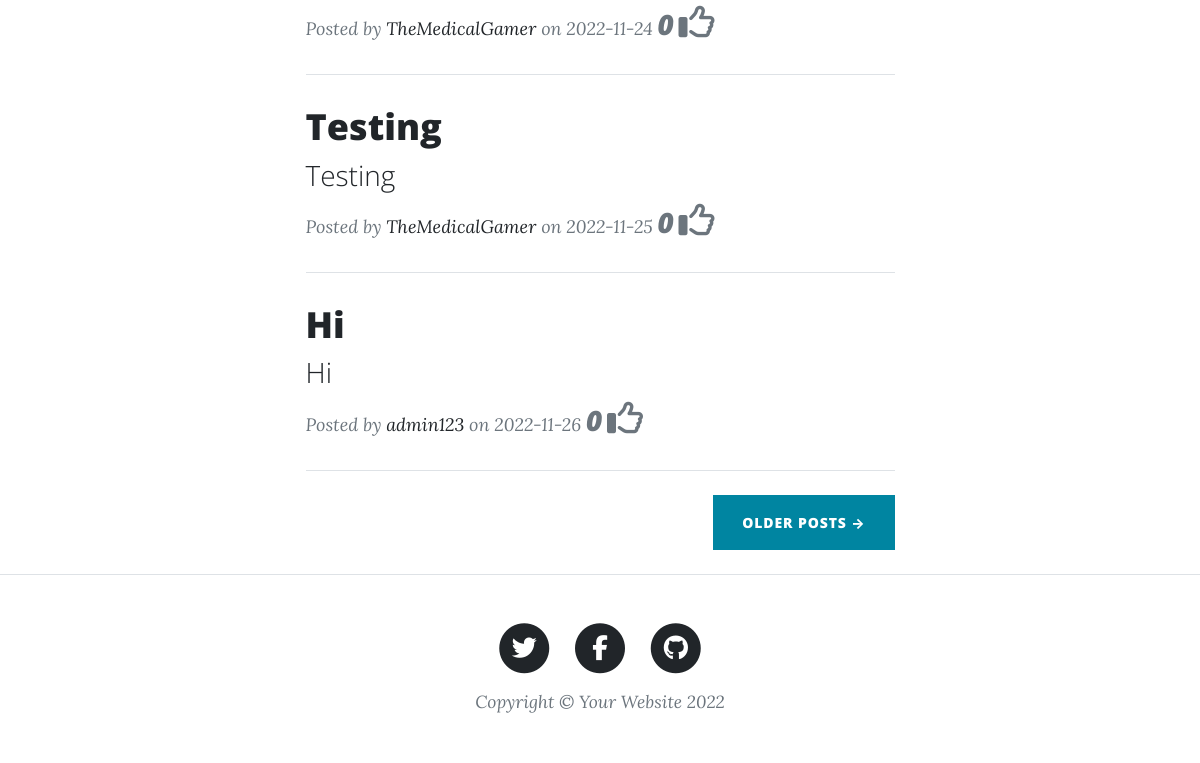
Before: / (lower part) with the older database file.
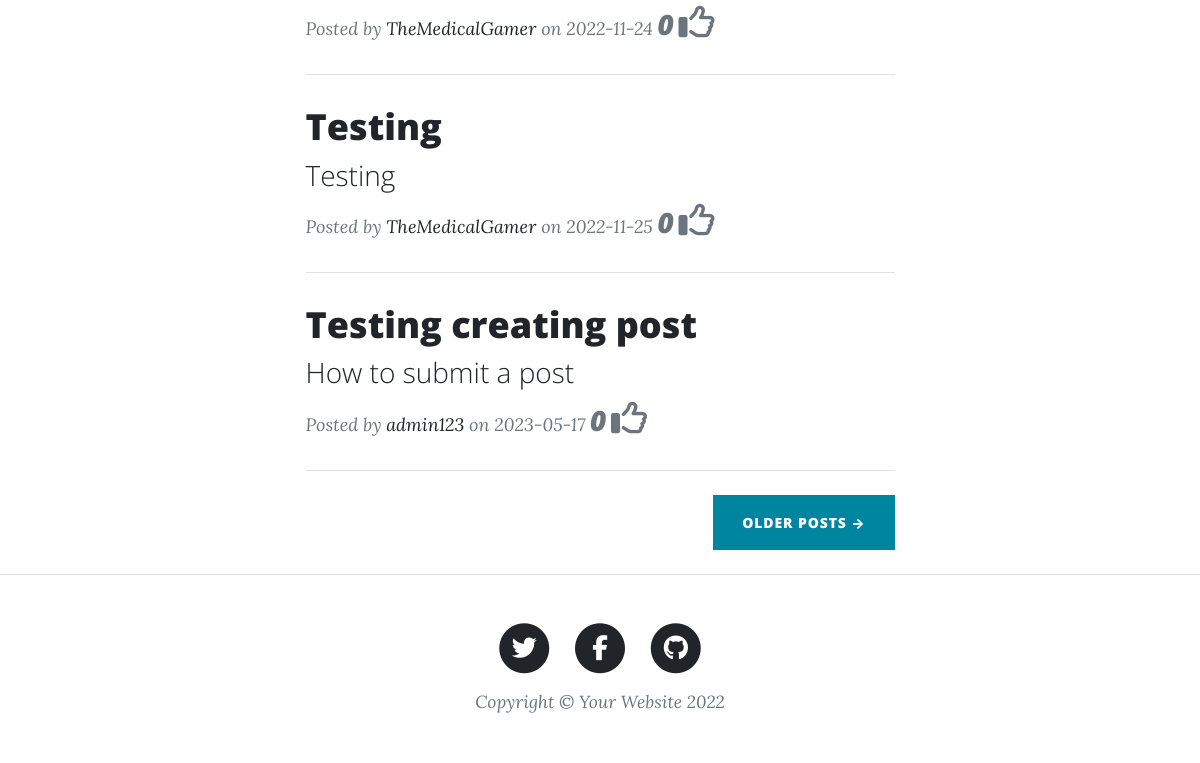
After: the same page with the newer database file.
### BetterBlog/models.py (models this page shows, shortened)
class Post(db.Model):
    id = db.Column(db.Integer, primary_key=True)
    title = db.Column(db.String(250), unique=True, nullable=False)
    subtitle = db.Column(db.String(250), nullable=False)
    date_created = db.Column(db.String(150), default=datetime.today())
    body = db.Column(db.Text, nullable=False)
    author = db.Column(db.Integer, db.ForeignKey('user.id', ondelete="CASCADE"), nullable=False)
    img_url = db.Column(db.String(250), nullable=False)
    comments = db.relationship('Comment', backref='post', passive_deletes=True)
    likes = db.relationship('Like', backref="post", passive_deletes=True)

### BetterBlog/views.py (the view)
@view.route('/')
def get_all_posts():
    posts = Post.query.all()
    name = get_user_name()
    return render_template("index.html", all_posts=posts, name=name)

### BetterBlog/views.py (called while the page is built)
def get_user_name():
    if current_user.is_authenticated:
        return current_user.username
    return "GUEST"

### BetterBlog/templates/index.html (shortened to what this page needs)
{% include "header.html" %}
<div class="container px-4 px-lg-5">
    <div class="row gx-4 gx-lg-5 justify-content-center">
        <div class="col-md-10 col-lg-8 col-xl-7">
            {% for post in all_posts %}
            <div class="lazy post-preview">
                <a href="post/{{post.id}}">
                    <h2 class="post-title">{{post.title}}</h2>
                    <h3 class="post-subtitle">{{post.subtitle}}</h3>
                </a>
                <p class="post-meta">
                    Posted by
                    <a href="#!">{{post.author}}</a>
                    on {{post.date_created}} <span class="h3">{{post.likes|length}}</span>&nbsp<i
                        class="fa-regular fa-thumbs-up fa-2x"></i>
                </p>
            </div>
            <hr class="my-4"/>
            {% endfor %}
            <div class="d-flex justify-content-end mb-4"><a class="btn btn-primary text-uppercase" href="#!">Older Posts
                →</a></div>
        </div>
    </div>
</div>
{% include "footer.html" %}

### BetterBlog/templates/header.html (shortened to what this page needs)
<!DOCTYPE html>
<html lang="en">
<head>
    <link href="{{url_for('static',filename='css/styles.css')}}" rel="stylesheet" type="text/css"/>
</head>
<body>

### BetterBlog/templates/footer.html (shortened to what this page needs)
        <footer class="border-top">
            <div class="container px-4 px-lg-5">
                <div class="row gx-4 gx-lg-5 justify-content-center">
                    <div class="col-md-10 col-lg-8 col-xl-7">
                        <ul class="list-inline text-center">
                            <li class="list-inline-item">
                                <a href="#!">
                                    <span class="fa-stack fa-lg">
                                        <i class="fas fa-circle fa-stack-2x"></i>
                                        <i class="fab fa-twitter fa-stack-1x fa-inverse"></i>
                                    </span>
                                </a>
                            </li>
                            <li class="list-inline-item">
                                <a href="#!">
                                    <span class="fa-stack fa-lg">
                                        <i class="fas fa-circle fa-stack-2x"></i>
                                        <i class="fab fa-facebook-f fa-stack-1x fa-inverse"></i>
                                    </span>
                                </a>
                            </li>
                            <li class="list-inline-item">
                                <a href="#!">
                                    <span class="fa-stack fa-lg">
                                        <i class="fas fa-circle fa-stack-2x"></i>
                                        <i class="fab fa-github fa-stack-1x fa-inverse"></i>
                                    </span>
                                </a>
                            </li>
                        </ul>
                        <div class="small text-center text-muted fst-italic">Copyright &copy; Your Website 2022</div>
                    </div>
                </div>
            </div>
        </footer>
        </body>
        </html>

Changed rows visible on the page:
removed Post: title "Hi", subtitle "Hi", author "admin123", date_created "2022-11-26", likes|length "0"
added Post: title "Testing creating post", subtitle "How to submit a post", author "admin123", date_created "2023-05-17", likes|length "0"
